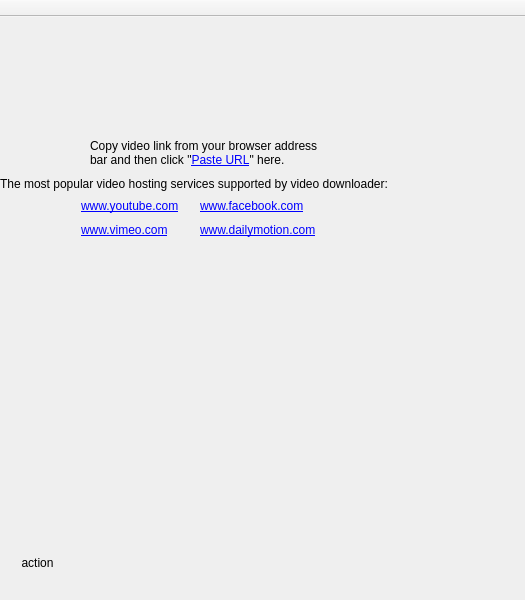
<?xml version="1.0" encoding="UTF-8"?>
<ui version="4.0">
 <class>MainView</class>
 <widget class="QMainWindow" name="MainView">
  <property name="geometry">
   <rect>
    <x>0</x>
    <y>0</y>
    <width>525</width>
    <height>600</height>
   </rect>
  </property>
  <property name="minimumSize">
   <size>
    <width>525</width>
    <height>400</height>
   </size>
  </property>
  <property name="windowTitle">
   <string>4K Video Downloader</string>
  </property>
  <property name="windowIcon">
   <iconset resource="../resource/image.qrc">
    <normaloff>:/image/application-icon</normaloff>:/image/application-icon</iconset>
  </property>
  <property name="unifiedTitleAndToolBarOnMac">
   <bool>true</bool>
  </property>
  <widget class="QWidget" name="centralWidget">
   <widget class="HoverListView" name="listView" native="true">
    <property name="geometry">
     <rect>
      <x>0</x>
      <y>0</y>
      <width>525</width>
      <height>100</height>
     </rect>
    </property>
    <property name="minimumSize">
     <size>
      <width>0</width>
      <height>100</height>
     </size>
    </property>
    <property name="mouseTracking">
     <bool>true</bool>
    </property>
    <property name="contextMenuPolicy">
     <enum>Qt::CustomContextMenu</enum>
    </property>
    <property name="dragEnabled" stdset="0">
     <bool>true</bool>
    </property>
    <property name="alternatingRowColors" stdset="0">
     <bool>true</bool>
    </property>
   </widget>
   <widget class="QWidget" name="greetingsWidget" native="true">
    <property name="geometry">
     <rect>
      <x>0</x>
      <y>100</y>
      <width>389</width>
      <height>122</height>
     </rect>
    </property>
    <layout class="QVBoxLayout" name="verticalLayout_2" stretch="1,0">
     <property name="spacing">
      <number>0</number>
     </property>
     <property name="margin">
      <number>0</number>
     </property>
     <item>
      <layout class="QHBoxLayout" name="horizontalLayout_2">
       <property name="spacing">
        <number>12</number>
       </property>
       <property name="topMargin">
        <number>12</number>
       </property>
       <item>
        <spacer name="horizontalSpacer">
         <property name="orientation">
          <enum>Qt::Horizontal</enum>
         </property>
         <property name="sizeHint" stdset="0">
          <size>
           <width>40</width>
           <height>20</height>
          </size>
         </property>
        </spacer>
       </item>
       <item>
        <widget class="QLabel" name="greetingsImageLabel">
         <property name="text">
          <string/>
         </property>
         <property name="pixmap">
          <pixmap resource="../resource/image.qrc">:/image/paste-url</pixmap>
         </property>
        </widget>
       </item>
       <item>
        <widget class="QLabel" name="greetingsLabel">
         <property name="text">
          <string>&lt;!DOCTYPE HTML PUBLIC &quot;-//W3C//DTD HTML 4.0//EN&quot; &quot;http://www.w3.org/TR/REC-html40/strict.dtd&quot;&gt;
&lt;html&gt;&lt;head&gt;&lt;meta name=&quot;qrichtext&quot; content=&quot;1&quot; /&gt;&lt;style type=&quot;text/css&quot;&gt;
p, li { white-space: pre-wrap; }
&lt;/style&gt;&lt;/head&gt;&lt;body style=&quot;&quot;&gt;
&lt;p style=&quot; margin-top:0px; margin-bottom:0px; margin-left:0px; margin-right:0px; -qt-block-indent:0; text-indent:0px;&quot;&gt;&lt;span style=&quot;&quot;&gt;Copy video link from your browser address&lt;/span&gt;&lt;/p&gt;
&lt;p style=&quot; margin-top:0px; margin-bottom:0px; margin-left:0px; margin-right:0px; -qt-block-indent:0; text-indent:0px;&quot;&gt;&lt;span style=&quot;&quot;&gt;bar and then click &amp;quot;&lt;/span&gt;&lt;a href=&quot;paste&quot;&gt;&lt;span style=&quot; text-decoration: underline; color:#0000ff;&quot;&gt;Paste URL&lt;/span&gt;&lt;/a&gt;&lt;span style=&quot;&quot;&gt;&amp;quot; here.&lt;/span&gt;&lt;/p&gt;&lt;/body&gt;&lt;/html&gt;</string>
         </property>
        </widget>
       </item>
       <item>
        <spacer name="horizontalSpacer_2">
         <property name="orientation">
          <enum>Qt::Horizontal</enum>
         </property>
         <property name="sizeHint" stdset="0">
          <size>
           <width>40</width>
           <height>20</height>
          </size>
         </property>
        </spacer>
       </item>
      </layout>
     </item>
     <item>
      <widget class="QWidget" name="linksWidget" native="true">
       <layout class="QVBoxLayout" name="verticalLayout_3">
        <property name="spacing">
         <number>0</number>
        </property>
        <property name="margin">
         <number>0</number>
        </property>
        <item>
         <layout class="QGridLayout" name="gridLayout">
          <property name="horizontalSpacing">
           <number>8</number>
          </property>
          <property name="verticalSpacing">
           <number>5</number>
          </property>
          <item row="0" column="0">
           <spacer name="horizontalSpacer_3">
            <property name="orientation">
             <enum>Qt::Horizontal</enum>
            </property>
            <property name="sizeHint" stdset="0">
             <size>
              <width>4</width>
              <height>4</height>
             </size>
            </property>
           </spacer>
          </item>
          <item row="0" column="1" colspan="4">
           <widget class="QLabel" name="linksTitleLabel">
            <property name="text">
             <string>The most popular video hosting services supported by video downloader:</string>
            </property>
            <property name="alignment">
             <set>Qt::AlignCenter</set>
            </property>
            <property name="margin">
             <number>6</number>
            </property>
           </widget>
          </item>
          <item row="0" column="5">
           <spacer name="horizontalSpacer_4">
            <property name="orientation">
             <enum>Qt::Horizontal</enum>
            </property>
            <property name="sizeHint" stdset="0">
             <size>
              <width>4</width>
              <height>4</height>
             </size>
            </property>
           </spacer>
          </item>
          <item row="1" column="0">
           <spacer name="horizontalSpacer_5">
            <property name="orientation">
             <enum>Qt::Horizontal</enum>
            </property>
            <property name="sizeHint" stdset="0">
             <size>
              <width>4</width>
              <height>4</height>
             </size>
            </property>
           </spacer>
          </item>
          <item row="1" column="2">
           <widget class="QLabel" name="youtubeLabel">
            <property name="text">
             <string>&lt;table&gt;
  &lt;tr&gt;
    &lt;td valign=&quot;middle&quot;&gt;&lt;img src=&quot;:/image/service-youtube&quot; /&gt;&lt;/td&gt;
    &lt;td width=&quot;4&quot;&gt;&lt;/td&gt;
    &lt;td valign=&quot;middle&quot;&gt;&lt;a href=&quot;http://www.youtube.com/&quot;&gt;www.youtube.com&lt;/a&gt;&lt;/td&gt;
  &lt;/tr&gt;
&lt;/table&gt;
</string>
            </property>
           </widget>
          </item>
          <item row="1" column="3">
           <widget class="QLabel" name="facebookLabel">
            <property name="text">
             <string>&lt;table&gt;
  &lt;tr&gt;
    &lt;td valign=&quot;middle&quot;&gt;&lt;img src=&quot;:/image/service-facebook&quot; /&gt;&lt;/td&gt;
    &lt;td width=&quot;4&quot;&gt;&lt;/td&gt;
    &lt;td valign=&quot;middle&quot;&gt;&lt;a href=&quot;http://www.facebook.com/&quot;&gt;www.facebook.com&lt;/a&gt;&lt;/td&gt;
  &lt;/tr&gt;
&lt;/table&gt;
</string>
            </property>
           </widget>
          </item>
          <item row="1" column="5">
           <spacer name="horizontalSpacer_6">
            <property name="orientation">
             <enum>Qt::Horizontal</enum>
            </property>
            <property name="sizeHint" stdset="0">
             <size>
              <width>4</width>
              <height>4</height>
             </size>
            </property>
           </spacer>
          </item>
          <item row="2" column="0">
           <spacer name="horizontalSpacer_7">
            <property name="orientation">
             <enum>Qt::Horizontal</enum>
            </property>
            <property name="sizeHint" stdset="0">
             <size>
              <width>4</width>
              <height>4</height>
             </size>
            </property>
           </spacer>
          </item>
          <item row="2" column="2">
           <widget class="QLabel" name="vimeoLabel">
            <property name="text">
             <string>&lt;table&gt;
  &lt;tr&gt;
    &lt;td valign=&quot;middle&quot;&gt;&lt;img src=&quot;:/image/service-vimeo&quot; /&gt;&lt;/td&gt;
    &lt;td width=&quot;4&quot;&gt;&lt;/td&gt;
    &lt;td valign=&quot;middle&quot;&gt;&lt;a href=&quot;http://www.vimeo.com/&quot;&gt;www.vimeo.com&lt;/a&gt;&lt;/td&gt;
  &lt;/tr&gt;
&lt;/table&gt;
</string>
            </property>
           </widget>
          </item>
          <item row="2" column="3">
           <widget class="QLabel" name="dailymotionLabel">
            <property name="text">
             <string>&lt;table&gt;
  &lt;tr&gt;
    &lt;td valign=&quot;middle&quot;&gt;&lt;img src=&quot;:/image/service-dailymotion&quot; /&gt;&lt;/td&gt;
    &lt;td width=&quot;4&quot;&gt;&lt;/td&gt;
    &lt;td valign=&quot;middle&quot;&gt;&lt;a href=&quot;http://www.dailymotion.com/&quot;&gt;www.dailymotion.com&lt;/a&gt;&lt;/td&gt;
  &lt;/tr&gt;
&lt;/table&gt;
</string>
            </property>
           </widget>
          </item>
          <item row="2" column="5">
           <spacer name="horizontalSpacer_8">
            <property name="orientation">
             <enum>Qt::Horizontal</enum>
            </property>
            <property name="sizeHint" stdset="0">
             <size>
              <width>4</width>
              <height>4</height>
             </size>
            </property>
           </spacer>
          </item>
          <item row="1" column="1">
           <spacer name="horizontalSpacer_9">
            <property name="orientation">
             <enum>Qt::Horizontal</enum>
            </property>
            <property name="sizeHint" stdset="0">
             <size>
              <width>40</width>
              <height>20</height>
             </size>
            </property>
           </spacer>
          </item>
          <item row="1" column="4">
           <spacer name="horizontalSpacer_10">
            <property name="orientation">
             <enum>Qt::Horizontal</enum>
            </property>
            <property name="sizeHint" stdset="0">
             <size>
              <width>40</width>
              <height>20</height>
             </size>
            </property>
           </spacer>
          </item>
         </layout>
        </item>
       </layout>
      </widget>
     </item>
    </layout>
   </widget>
   <widget class="ExtendedButton" name="btnRemove">
    <property name="geometry">
     <rect>
      <x>0</x>
      <y>510</y>
      <width>28</width>
      <height>24</height>
     </rect>
    </property>
    <property name="sizePolicy">
     <sizepolicy hsizetype="Fixed" vsizetype="Fixed">
      <horstretch>0</horstretch>
      <verstretch>0</verstretch>
     </sizepolicy>
    </property>
    <property name="focusPolicy">
     <enum>Qt::NoFocus</enum>
    </property>
    <property name="text">
     <string/>
    </property>
    <property name="icon">
     <iconset resource="../resource/image.qrc">
      <normaloff>:/image/item-remove</normaloff>:/image/item-remove</iconset>
    </property>
    <property name="flat">
     <bool>true</bool>
    </property>
    <property name="normalOpacity" stdset="0">
     <number>10</number>
    </property>
    <property name="hoveredOpacity" stdset="0">
     <number>50</number>
    </property>
    <property name="pressedOpacity" stdset="0">
     <number>75</number>
    </property>
   </widget>
   <widget class="ExtendedButton" name="btnAction">
    <property name="geometry">
     <rect>
      <x>0</x>
      <y>534</y>
      <width>75</width>
      <height>23</height>
     </rect>
    </property>
    <property name="sizePolicy">
     <sizepolicy hsizetype="Fixed" vsizetype="Fixed">
      <horstretch>0</horstretch>
      <verstretch>0</verstretch>
     </sizepolicy>
    </property>
    <property name="focusPolicy">
     <enum>Qt::NoFocus</enum>
    </property>
    <property name="text">
     <string>action</string>
    </property>
    <property name="flat">
     <bool>true</bool>
    </property>
    <property name="horizontalPadding" stdset="0">
     <number>10</number>
    </property>
    <property name="verticalPadding" stdset="0">
     <number>10</number>
    </property>
    <property name="normalOpacity" stdset="0">
     <number>10</number>
    </property>
    <property name="hoveredOpacity" stdset="0">
     <number>50</number>
    </property>
    <property name="pressedOpacity" stdset="0">
     <number>75</number>
    </property>
   </widget>
  </widget>
  <widget class="QToolBar" name="toolBar">
   <property name="windowTitle">
    <string>toolBar</string>
   </property>
   <property name="movable">
    <bool>false</bool>
   </property>
   <property name="allowedAreas">
    <set>Qt::AllToolBarAreas</set>
   </property>
   <property name="iconSize">
    <size>
     <width>32</width>
     <height>32</height>
    </size>
   </property>
   <property name="toolButtonStyle">
    <enum>Qt::ToolButtonTextUnderIcon</enum>
   </property>
   <property name="floatable">
    <bool>false</bool>
   </property>
   <attribute name="toolBarArea">
    <enum>TopToolBarArea</enum>
   </attribute>
   <attribute name="toolBarBreak">
    <bool>false</bool>
   </attribute>
  </widget>
 </widget>
 <customwidgets>
  <customwidget>
   <class>HoverListView</class>
   <extends>QWidget</extends>
   <header>hoverlistview.h</header>
  </customwidget>
  <customwidget>
   <class>ExtendedButton</class>
   <extends>QPushButton</extends>
   <header>extendedbutton.h</header>
  </customwidget>
 </customwidgets>
 <resources>
  <include location="../resource/image.qrc"/>
 </resources>
 <connections/>
</ui>
